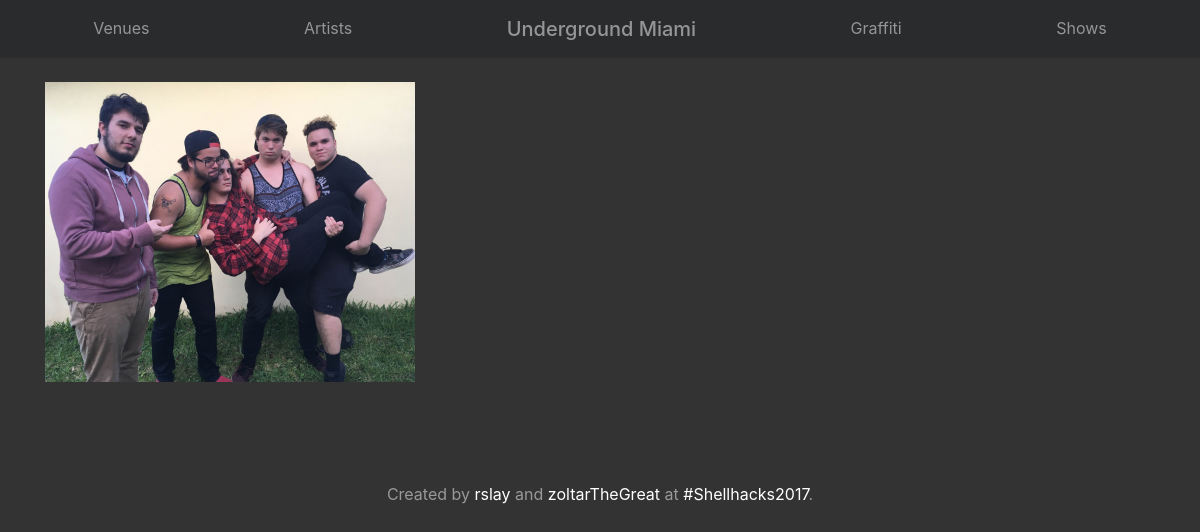
The app's page /artists/index.php, older data.
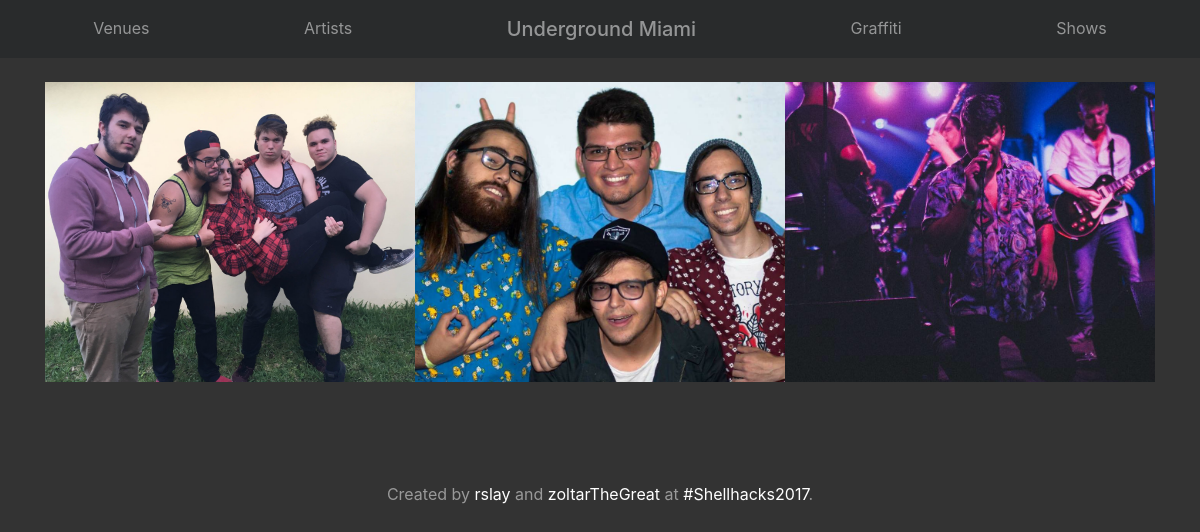
The same page, newer data.
### tables this page shows
CREATE TABLE `artists`
(
  `id` int
(11) NOT NULL,
  `name` text NOT NULL,
  `genre` text NULL,
  `spotify_id` text,
  `links_set` text,
  `bio` text,
  `profile_pic` longtext,
  `created_at` timestamp NOT NULL DEFAULT CURRENT_TIMESTAMP,
  `updated_at` timestamp NOT NULL DEFAULT CURRENT_TIMESTAMP ON
UPDATE CURRENT_TIMESTAMP
);

### artists/index.php (the view, shortened to what this page needs)
<?php include($_SERVER['DOCUMENT_ROOT'] . '/modules/header.php'); ?>
<?php include($_SERVER['DOCUMENT_ROOT'] . '/modules/navbar.php'); ?>
<div id="main" class="container">
	<?php
	try {
		$stmt = $conn->prepare("SELECT id,profile_pic,spotify_id,genre,name FROM artists");
		$stmt->execute();
		foreach ($stmt as $key => $value) {
			echo '<div class="artists float-left col-6 col-lg-4 card">';
			echo '<div class="inny" style="background-image:url(/images/artists/' . $value["profile_pic"] . ');"></div>';
			echo '</div>';
		}
	}
	catch(PDOException $e) {
		echo "Error: " . $e->getMessage();
	}
	?>
</div>
<?php include($_SERVER['DOCUMENT_ROOT'] . '/modules/footer.php'); ?>

### modules/header.php (shortened to what this page needs)
<!DOCTYPE html>
<html>
	<head>
    <link href="/css/bootstrap.min.css" rel="stylesheet">
		<link href="/css/template.css" rel="stylesheet">
	</head>
	<body>

### modules/navbar.php (shortened to what this page needs)
<nav class="navbar navbar-toggleable-md navbar-inverse bg-inverse">
        <div class="navbar-collapse collapse" id="navbar10">
            <ul class="navbar-nav nav-fill w-100 align-items-start">
                <li class="nav-item">
                    <a class="nav-link" href="/venues">Venues</a>
                </li>
                <li class="nav-item">
                    <a class="nav-link" href="/artists">Artists</a>
                </li>
                <li class="nav-item hidden-md-down">
                    <h5 class="my-0"><a class="nav-link" href="/">Underground Miami</a></h5>
                </li>
                <li class="nav-item">
                    <a class="nav-link" href="/graffiti">Graffiti</a>
                </li>
                <li class="nav-item">
                    <a class="nav-link" href="/shows">Shows</a>
                </li>
            </ul>
        </div>
</nav>
<br>

### modules/footer.php (shortened to what this page needs)
<div class="mastfoot">
	<div class="inner">
		<p>Created by <a href="https://github.com/rslay">rslay</a> and <a href="https://github.com/zoltarTheGreat">zoltarTheGreat</a> at <a href="https://shellhacks.net/">#Shellhacks2017</a>.</p>
	</div>
</div>
</body>
</html>

### css/template.css (style rules this page uses)
a, a:focus, a:hover { color: #fff; }
html, body { height: 100%; background-color: #333; border: 0; margin: 0; padding: 0; }
body { color: #fff; text-align: center; }
#main { text-shadow: 0 .05rem .1rem rgba(0,0,0,.2); }
.mastfoot { color: rgba(255,255,255,.5); position: relative; width: 100%; text-align: center; margin-top: 100px; display: block; float: left; clear: both; }
#main .card { width: 100%; display: block; position: relative; background: #222; height: 300px; border: 0; }
#main .card>div { height: 100%; width: 100%; }
#main .card .inny { position: absolute; left: 0; background-size: cover; background-position: center; }

Row changes from the older to the newer data that the page shows:
added artists: profile_pic (picture)
added artists: profile_pic (picture)
